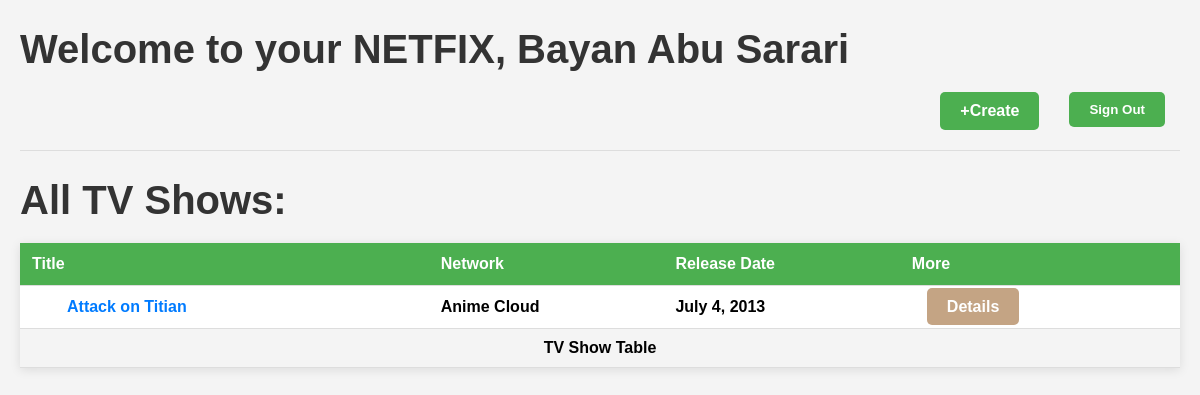
Before: /home-page (signed in) with the older database file.
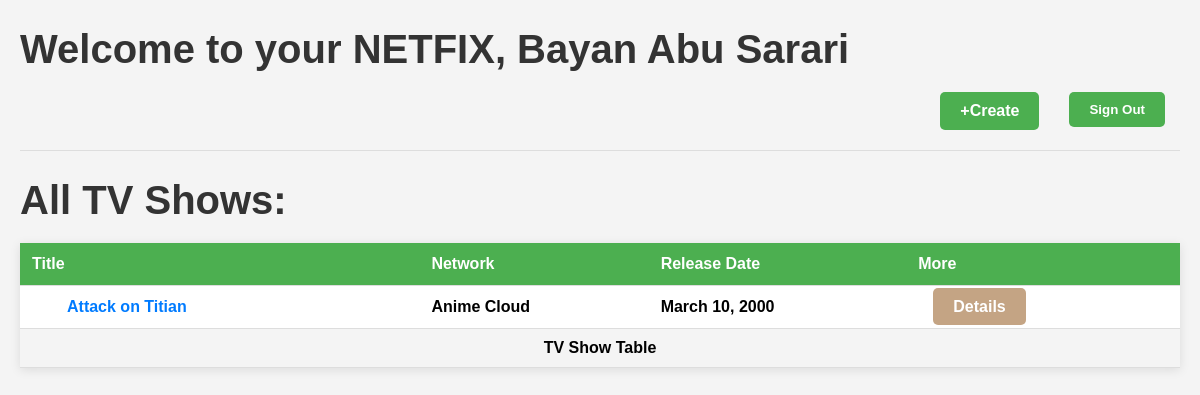
After: the same page with the newer database file.
### Show_App/models.py (models this page shows, shortened)
class Show(models.Model):
    title = models.CharField(max_length=100, unique=True)
    network = models.CharField(max_length=50)
    comment = models.TextField()
    release_date = models.DateField()
    created_at = models.DateTimeField(auto_now_add=True)
    updated_at = models.DateTimeField(auto_now=True)
    objects = ShowManager()
    users = models.ManyToManyField(User, related_name='shows')
    created_by = models.ForeignKey(User, on_delete=models.CASCADE, related_name='created_shows', null=True, blank=True)

### Show_App/views.py (the view)
# urls.py: path('home-page', views.home_page, name= 'home_page'),
def home_page(request):
    user_id = request.session.get('user_id')
    user =User.objects.get(id=user_id)
    shows = Show.objects.all()
    return render(request, 'HomePage.html', {'user': user, 'shows':shows} )

### templates/HomePage.html (shortened to what this page needs)
<!DOCTYPE html>
<html lang="en">
<head>
</head>
<body>
    <h1>Welcome to your NETFIX,  {{user.first_name}} {{user.last_name}}</h1>
    <div class="nav">
        <a href="{% url 'create_show_page' %}">+Create</a>
        <form method="post" action="{% url 'sign_out' %}" style="display:inline;">
            <button type="submit">Sign Out</button>
        </form>
    </div>
    <hr>
    <h1>All TV Shows:</h1>
    <table>
        <thead>
            <tr>
                <td>Title</td>
                <td>Network</td>
                <td>Release Date</td>
                <td>More</td>
            </tr>
        </thead>
        <tbody>
            {% for show in shows %}
            <tr>
                <td><a href="{% url 'show_details' show.id %}" id="show-title">{{ show.title }}</a></td>
                <td>{{ show.network }}</td>
                <td>{{ show.release_date }}</td>
                <td>
                    {% if user and show.created_by.id == user.id %}
                        <a href="{% url 'update_show' show.id %}" style="background-color: #C4A484;">Edit</a> |
                        <form method="post" action="{% url 'delete_show' show.id %}" style="display:inline;">
                            {% csrf_token %}
                            <button type="submit" style="background-color: red; color: white; border: none; cursor: pointer;">Delete</button>
                        </form>
                    {% else %}
                        <a href="{% url 'show_details' show.id %}" style="background-color: #C4A484;">Details</a>
                    {% endif %}
                </td>
            </tr>
            {% empty %}
            <tr>
                <td colspan="4">No shows available.</td>
            </tr>
            {% endfor %}
        </tbody>
        <tfoot>
            <tr>
                <td colspan="4">TV Show Table</td>
            </tr>
        </tfoot>
    </table>
</body>
</html>

Changed rows visible on the page:
changed Show "Attack on Titian": release_date "July 4, 2013" → "March 10, 2000"
